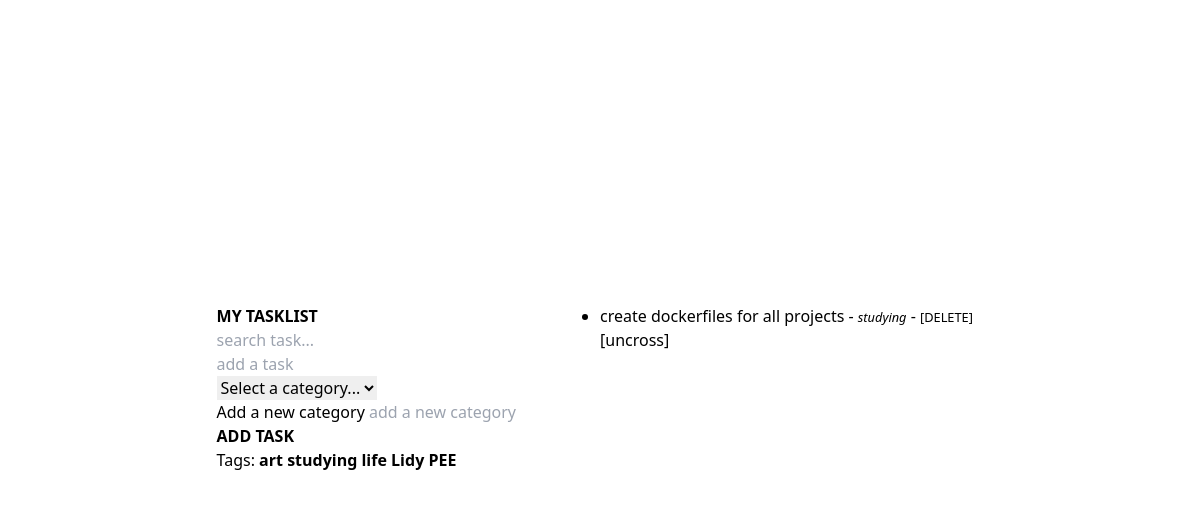
Screenshot of /?category=studying with the database file from the repository.
### core/models.py (models this page shows, shortened)
class Category(models.Model):
    name = models.CharField(max_length=200)

class Task(models.Model):
    desc = models.CharField(max_length=200)
    category = models.ForeignKey(Category, on_delete=models.CASCADE, null=True)

### core/views.py (the view)
# urls.py: path('', views.my_tasks, name='my-tasks'),
def my_tasks(request):
    category = request.GET.get('category')
    if category == None:
        tasks = Task.objects.all()
    else:
        tasks = Task.objects.filter(category__name=category)
    categories = Category.objects.all()
    context = {'tasks': tasks, 'categories': categories}
    return render(request, 'my_tasks.html', context)

### core/templates/my_tasks.html (shortened to what this page needs)
{% extends 'base.html' %}
{% block content %}
<div class="flex h-screen w-screen justify-center items-center">
    <div class="grid grid-cols-2">
        <div>
            <h1><a href="{% url 'my-tasks' %}"><B>MY TASKLIST</B></a> </h1>
            <div>{% include 'partials/search.html' %}</div>
            <form action="">
                <input type="text" name="taskdesc" placeholder="add a task">
                <div>
                    <select name="category" id="">
                    <option value="none">Select a category...</option>
                    </select>
                </div>
                <div>
                    <label for="newCategory">Add a new category</label>
                <input type="text" name="category_new" placeholder="add a new category">
                </div>
                <div><button hx-post="{% url 'add-task' %}" hx-target="#task-list" type="submit"><b>ADD TASK</b></button></div>
            </form>
            <div>Tags:
                {% for category in categories %}
                    <a href="{% url 'my-tasks' %}?category={{category.name}}"><b>{{category.name}}</b></a>
                {% endfor %}
            </div>
        <form action="">
            <input type="text">
        </form>
        </div>
    <div id="search-results">
        <div id="task-list">
                {% include 'partials/task-list.html' %}
        </div>
    </div>
    </div>
</div>
{% endblock %}

### core/templates/partials/task-list.html
<ul class="list-disc">
{% for task in tasks %}
<li id="task-item">{{task.desc}} - <small><i>{{task.category.name}}</i></small> - <small><a href="" hx-delete="{% url 'delete-task' task.pk %}" hx-target="#task-list">[DELETE]</a></small></li>
<span id="uncross">[uncross]</span>
{% endfor %}
</ul>

### rows the page displays
Category: name "art"
Category: name "studying"
Category: name "life"
Category: name "Lidy"
Category: name "PEE"
Task: desc "create dockerfiles for all projects", category.name "studying"
